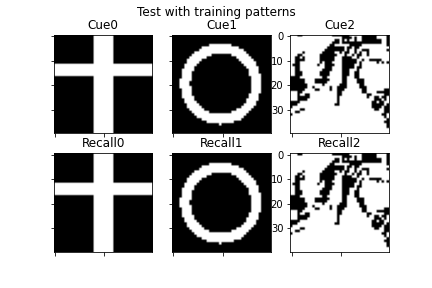
#> input picture DeepLearningEnginesCode/Python/Ch05_HopfieldNet/fullcue.png, 432 x 288 px, given in place of 1.png, which was not available
$ jupyter execute --allow-errors hopfield1_notebook.ipynb   (shell and % lines are left out)   (Python 2 division)   (text cells are left out)
#> lines starting #> are read from the running program, lines starting #| are printed output that depends on the picture; after the words box and inside, x2 and y2 are one past the last pixel; in counts of white or black regions, pixels touching at a corner belong together; long printed decimals are rounded; pictures that were not available may be replaced by others from this repository, and a replacement may not be noted
### hopfield_notebooks/hopfield1/hopfield.py
# -*- coding: utf-8 -*-
"""
Created on Tue Apr  7 21:25:46 2020

@author: gn-00
"""
import sys
import argparse
import numpy as np
import matplotlib.pyplot as plt
from tqdm import tqdm, trange


###############################################
class hopfield:
    def __init__(self, input_shape):
        self.train_data = []
        self.W = np.zeros([input_shape[0]*input_shape[1],input_shape[0]*input_shape[1]],dtype=np.int8)

    def addTrain(self,img_dir):

        # load 3 color data
        img = plt.imread(img_dir)
#> img is the input picture: shape (288, 432, 4) float32; mean R, G, B, A 0.7, 0.7, 0.7, 0.487
        img = np.mean(img,axis=2)
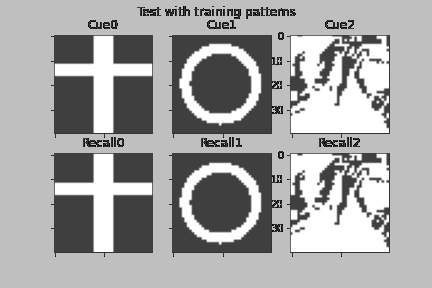
#> img: shape (288, 432) float32; min 0.00098, max 1, mean 0.647
        if img.shape != (32,32):
            print('Error: image shape ',img.shape,' is not (32,32)')
#| Error: image shape  (288, 432)  is not (32,32)
#> pass 2 of the loop `for train_data in imgs:`:
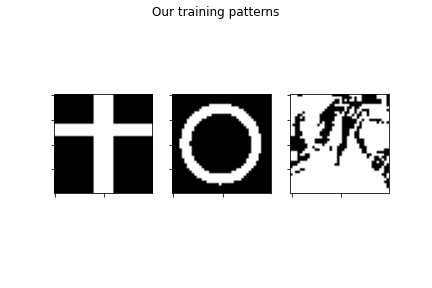
#> input picture DeepLearningEnginesCode/Python/Ch05_HopfieldNet/trainingpatterns.png, 432 x 288 px, given in place of 3.png, which was not available
#> in addTrain, img is the input picture: shape (288, 432, 4) float32; mean R, G, B, A 0.854, 0.854, 0.854, 0.242
#> in addTrain (call 2), `img = np.mean(img,axis=2)`:
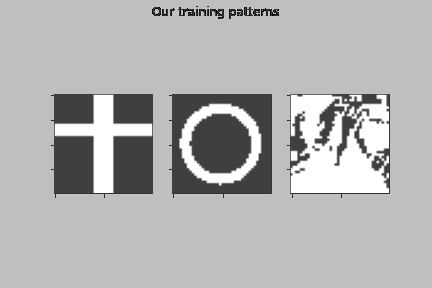
#> img: shape (288, 432) float32; min 0.00098, max 1, mean 0.701
#| Error: image shape  (288, 432)  is not (32,32)
#> pass 2 of the loop `for k in range(8):`:
            return
        img_mean = np.mean(img)
        img = np.where(img < img_mean,-1,1)
        train_data = img.flatten()

        #
        if True:
            self.W = self.W + np.outer(train_data,train_data) # change the weights to reflect the correlation between pixels

            #
            self.W[np.diag_indices(train_data.shape[0])] = 0
        #

        # old slow method
        else:
            for i in trange(train_data.size, desc='making weight matrix'):
                for j in range(i,train_data.size):
                    if i==j:
                        self.W[i][j] = 0
                    else:
                        w_ij = train_data[i]*train_data[j]
                        self.W[i][j] += w_ij
                        self.W[j][i] += w_ij

    #
    # [170 lines left out: functions update, predict_no_plot, predict, not called in this run]

    def energy(self,o):
        e = -0.5*np.matmul(np.matmul(o.T,self.W),o)
        return e

### hopfield_notebooks/hopfield1_notebook.ipynb
[cell 1]
# -*- coding: utf-8 -*-
"""
Created on Tue Apr  7 21:25:46 2020

@author: gn-00
"""


#%matplotlib tk
import sys
import argparse
import numpy as np
import matplotlib.pyplot as plt
from tqdm import trange, tqdm

from hopfield1.hopfield import hopfield
import parmap

[cell 2]
######################################################################
######################################################################
######################################################################
#
np.random.seed(1)
imgs = [
'/home/cat/code/ArtificialIntelligenceEngines/hopfield_notebooks/data/1.png',
#'/home/cat/code/Hopfield-Network/data/2.png',
'/home/cat/code/ArtificialIntelligenceEngines/hopfield_notebooks/data/3.png',
#'/home/cat/code/Hopfield-Network/data/4.png',
'/home/cat/code/ArtificialIntelligenceEngines/hopfield_notebooks/data/5.png',
#'/home/cat/code/Hopfield-Network/data/6.png',
#'/home/cat/code/Hopfield-Network/data/7.png',
'/home/cat/code/ArtificialIntelligenceEngines/hopfield_notebooks/data/8.png',
'/home/cat/code/ArtificialIntelligenceEngines/hopfield_notebooks/data/9.png',
'/home/cat/code/ArtificialIntelligenceEngines/hopfield_notebooks/data/A.png',
'/home/cat/code/ArtificialIntelligenceEngines/hopfield_notebooks/data/B.png',
'/home/cat/code/ArtificialIntelligenceEngines/hopfield_notebooks/data/G.png'
]

LABELS = ['1','3','5','8','9','A','B','G']

iteration = 1

input_shape = (32,32)
model = hopfield(input_shape)
print('Model initialized with weights shape ',model.W.shape)

### Training Model ###
#> (the rest of this cell did not finish here and is left out)

[cell 3]
############################################
############################################
############################################
plt.figure()
#> (the rest of this cell did not finish here and is left out)

[cell 4]
###########################################################
############## TEST THE PREDICTIONS #######################
###########################################################

img_id = 7
#> img_id = 7
#> `original_img = np.where(original_img < 0.5,-1,1)`:
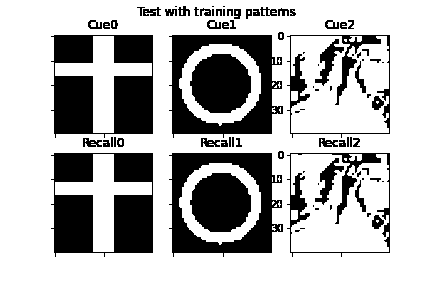
#> original_img: shape (288, 432) int64; values -1 (black) and 1 (white), 70.9% white; 87 black regions (29 under 20 px), largest, box (x1, y1, x2, y2) and area: (51, 153, 153, 257) 6874, (51, 35, 153, 138) 6796, (169, 153, 283, 257) 5001
#> pass 2 of the loop `for img in imgs:`:
#> `original_img = np.where(original_img < 0.5,-1,1)`:
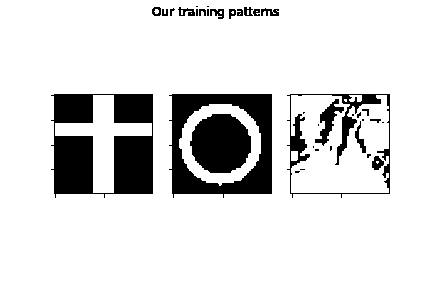
#> original_img: shape (288, 432) int64; values -1 (black) and 1 (white), 85.8% white; 36 black regions (16 under 20 px), largest, box (x1, y1, x2, y2) and area: (51, 94, 153, 198) 6874, (169, 94, 272, 198) 4827, (190, 114, 251, 173) 2824

# random uniform noise
#mat_input = np.mean(plt.imread(imgs[img_id]),axis=2) + np.random.uniform(-1,1,input_shape)

# occulsion
#> (the rest of this cell did not finish here and is left out)

[cell 5]
######################################################################
######################################################################
######################################################################
### Plotting Final Result###
fig = plt.figure(1)
fig.suptitle('Result with %i iteration' %iteration)

#
axs1 = fig.add_subplot(231)
axs1.set_title('Input')
#> (the rest of this cell did not finish here and is left out)

[cell 6]
# [16 lines of commented-out code are left out]

[cell 7]
################################################################
############### SHOW RECONSTRUCTION VS ORIGINAL ################
################################################################
# [46 lines left out: functions boolean_flip_random, add_random_noise_flips, recall_state, not called in this run]

##############################################################
original_imgs = []
#> (the rest of this cell did not finish here and is left out)

[cell 8]
#####################################################
############### PCA VISUALIZATION ###################
#####################################################

from sklearn.decomposition import PCA
pca = PCA(n_components=2)
#pca.fit(all_imgs)
pca.fit(original_imgs)
pca_res = pca.transform(original_imgs)
#> pca_res = [[-241.5, 0], [120.7, 0], [120.7, 0]]
row_nan = np.zeros(32)+np.nan

plt.figure()
plt.scatter(pca_res[:,0],
            pca_res[:,1],
            edgecolor='black',
           alpha=.1)
#
for k in range(len(original_imgs)):
    plt.scatter(pca_res[k,0],
                pca_res[k,1],
                label=str(k),
               color='red',
               s=100)
#> this loop made 3 passes

plt.legend()


pc1_minmax = [np.min(pca_res[:,0]), np.max(pca_res[:,0])]
#> pc1_minmax = [-241.5, 120.7]
pc2_minmax = [np.min(pca_res[:,1]), np.max(pca_res[:,1])]
#> pc2_minmax = [0, 0]
print ("pc1: ", pc1_minmax,
       "pc2: ", pc2_minmax)
#| pc1:  [-241.484, 120.742] pc2:  [0.0, 0.0]

plt.show()
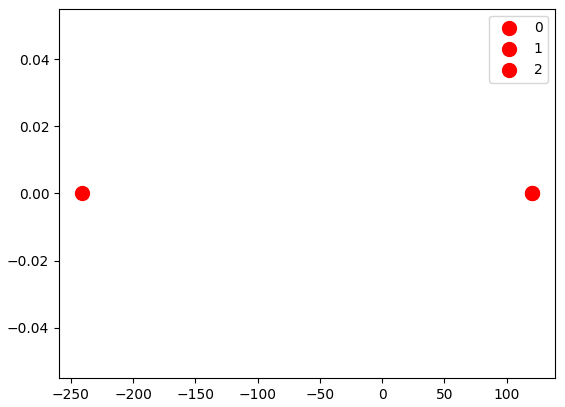
#> figure drawn by matplotlib, 1 panel

[cell 9]
################################################################
########## PREDICT IMAGES BASED ON GRID OF PCA SPACE ###########
################################################################
#
# [32 lines left out: functions energy, compute_surface_energy, not called in this run]

def get_surface_energy(pc1, pc2,
                      model,
                      ):
    #
    n_cores=30

    #
    idx_array = np.array_split(np.arange(pc1.shape[0]), n_cores)

    #
    res = parmap.map(compute_surface_energy,
                     idx_array,
                     pca,
                     model.W,
                     pc1,
                     pc2,
                     pm_processes=n_cores,
                     pm_pbar=True)

    #
    surface_energy = np.array(res).sum(0)

    #
    pc_points = []
    for pc1_ in pc1:
        for pc2_ in pc2:
            pc_points.append([pc1_,pc2_])
    #
    pc_points = np.vstack(pc_points)
    print (pc_points.shape)


    return surface_energy, pc_points

##########################################################
##########################################################
##########################################################
# make grid to sampel on
grid_spacing = .5

# make a grid of where to sample to PCs
pc1 = np.arange(pc1_minmax[0]*1.2, pc1_minmax[1]*1.2, grid_spacing)
#> pc1 = 870 values from -289.8 to 144.7
pc2 = np.arange(pc2_minmax[0]*1.2, pc2_minmax[1]*1.2, grid_spacing)
#> pc2 = empty array

# generate the surface energy map
#> (the rest of this cell did not finish here and is left out)

[cell 10]
################################################################
################################################################
################################################################
from matplotlib import cm

#          0   1   2   3   4   5   6   7
LABELS = ['1','3','5','8','9','A','B','G']

#
img_indexes = [1,2,7]

############# get energy of original patterns #####################
#> (the rest of this cell did not finish here and is left out)

#> (a cell that did not finish here is left out)

[cell 12]
#######################################################
#######################################################
#######################################################
# [25 lines left out: function compute_networkx_custom2_excitatory, not called in this run]

def compute_networkx_custom2_inhibitory(transition_matrix,
                                      thresh):

    T = transition_matrix.copy()
    np.fill_diagonal(T, 0)

    #
    print ("threshold: ", thresh)
    idx0 = np.where(T>thresh)
    idx1 = np.where(T<=thresh)
    print ("# inhibitory connections: ", idx1[0].shape)
    T[idx0]=0
    T[idx1]=1

    #
    G = nx.from_numpy_matrix(T)
    # G = nx.DiGraph(T)

    # option to remove isolates
    if False:
        idx = list(nx.isolates(G))

        G.remove_nodes_from(idx)
        # G.remove_nodes_from(idx)

    #pos = nx.circular_layout(G)
    #pos = nx.spring_layout(G)

    return G, T

############################################
import networkx as nx

print (" model: ", model.W.shape)
#print (np.unique(model.W))

model_norm = model.W/np.max(model.W)
print (" model unique connectivity values: ", np.unique(model_norm, return_counts=True))

#inhibitory = True
excitatory = False
#> (the rest of this cell did not finish here and is left out)

[cell 13]
plt.figure()
idx = np.where(model_norm>0)
model_norm2 = model_norm.copy()
#> (the rest of this cell did not finish here and is left out)

[cell 14]
plt.figure()

#> (the rest of this cell did not finish here and is left out)

[cell 15]
unique, counts = np.unique(model_norm, return_counts=True)
plt.figure()
plt.bar(unique, counts,0.24)
plt.xlabel("connectivity strength (-1,+1)")
plt.ylabel("# of connections")
plt.show()
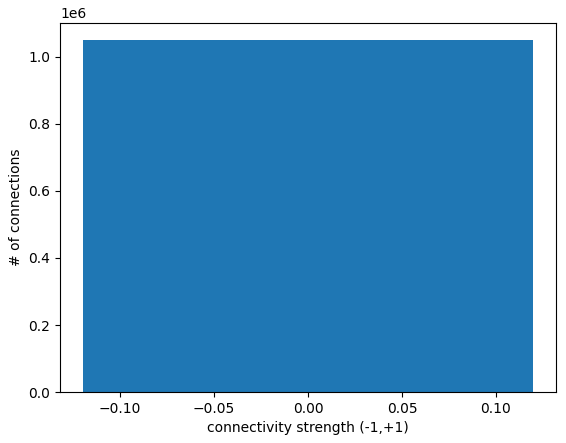
#> figure drawn by matplotlib, 1 panel
